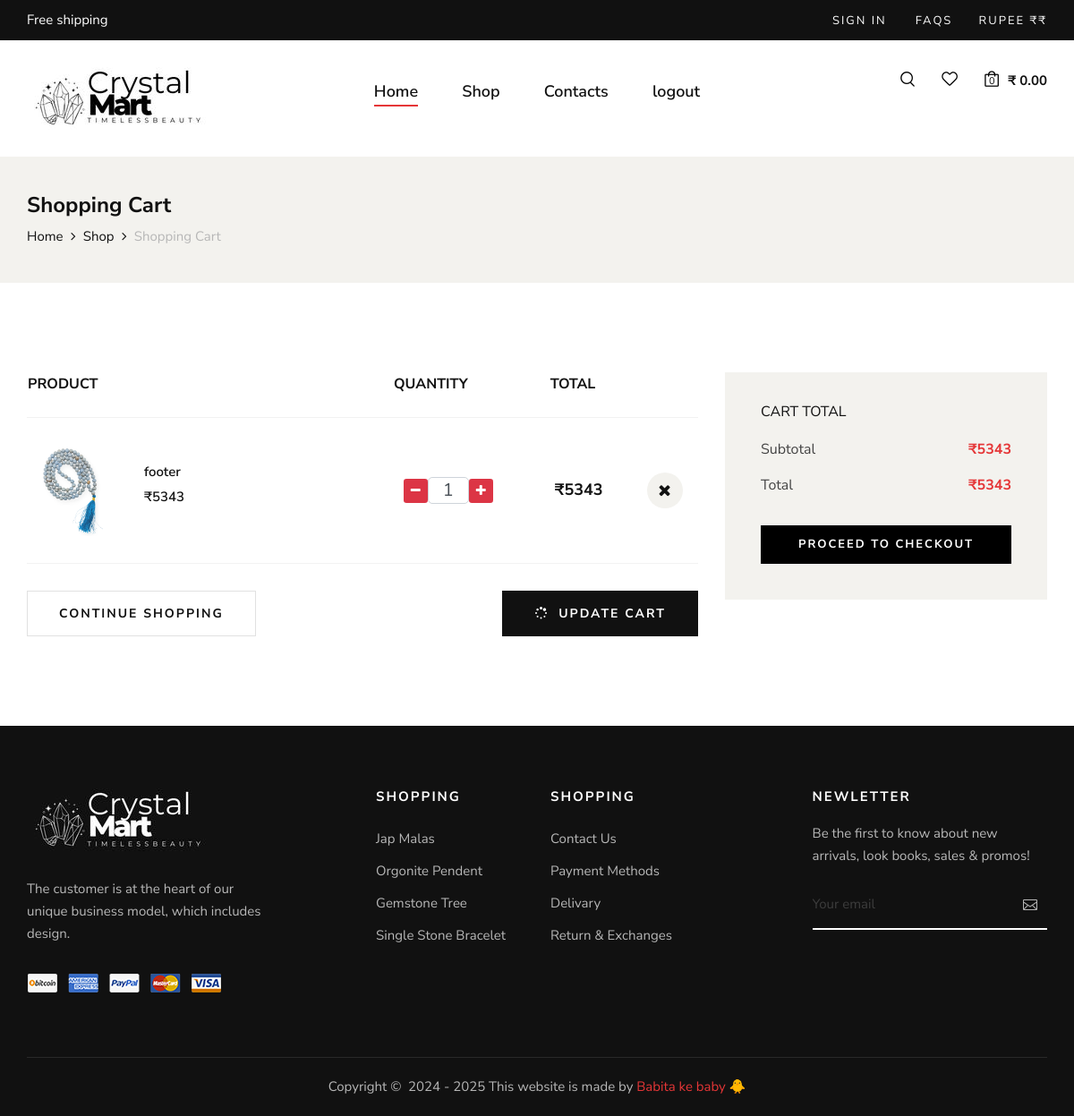
The page /shopping_cart (signed in) on the database its author committed.
### myapp/models.py (models this page shows, shortened)
class add_to_cart(models.Model):
    product_id = models.ForeignKey(product,on_delete=models.CASCADE,blank=True,null=True)
    user_id = models.ForeignKey(user, on_delete=models.CASCADE,blank=True,null=True)
    img=models.ImageField(upload_to="image")
    name=models.CharField(max_length=50)
    price=models.IntegerField()
    qty=models.IntegerField()
    total=models.IntegerField()

### myapp/views.py (the view)
# urls.py: path('shopping_cart', views.shopping_cart, name='shopping_cart'),
def shopping_cart(request):
    uid=user.objects.get(email=request.session['email'])
    aid=add_to_cart.objects.filter(user_id=uid)
    l1=[]
    sub_total=0
    total=0
    for i in aid:
        l1.append(i.total)
    sub_total=sum(l1)
    total=sub_total
    contaxt={
        "aid":aid,
        "sub_total":sub_total,
        "total":total,
        "uid":uid,
    }
    return render(request,"shopping_cart.html",contaxt)

### myapp/templates/shopping_cart.html
{% extends 'index.html' %}
{% load static %}
{% block content %}
    <section class="breadcrumb-option">
        <div class="container">
            <div class="row">
                <div class="col-lg-12">
                    <div class="breadcrumb__text">
                        <h4>Shopping Cart</h4>
                        <div class="breadcrumb__links">
                            <a href="{% url 'index' %}">Home</a>
                            <a href="{% url 'shop' %}">Shop</a>
                            <span>Shopping Cart</span>
                        </div>
                    </div>
                </div>
            </div>
        </div>
    </section>
    <section class="shopping-cart spad">
        <div class="container">
            <div class="row">
                <div class="col-lg-8">
                    <div class="shopping__cart__table">
                        <table>
                            <thead>
                                <tr>
                                    <th>Product</th>
                                    <th style="padding-left: 10px;">Quantity</th>
                                    <th style="padding-left: 43px;">Total</th>
                                    <th></th>
                                </tr>
                            </thead>
                            <tbody>
                                {% for i in aid %}
                                <tr>
                                    <td class="product__cart__item">
                                        <div class="product__cart__item__pic">
                                            <img src="{{i.img.url}}" style="width: 100px;" alt="">
                                        </div>
                                        <div class="product__cart__item__text">
                                            <h6>{{i.name}}</h6>
                                            <h6>&#8377;{{i.price}}</h3>
                                        </div>
                                    </td>
                                    <td style="line-height: 5px;">
                                        <div class="input-group quantity mx-auto" style="width: 100px; ">
                                            <div class="input-group-btn" style="margin-top: 5px;">
                                                <a href="{% url 'cart_minus' i.id %}"
                                                    class="btna btn-sm btn-danger btn-minus">
                                                    <i class="fa fa-minus"></i>
                                                </a>
                                            </div>
                                            <input type="text" style="height: 30px; padding:10px; border-radius: 5px;"
                                                class="form-control form-control-lg  text-center" value="{{i.qty}}">
                                            <div class="input-group-btn" style="margin-top: 5px;">
                                                <a href="{% url 'cart_plus' i.id %}"
                                                    class="btna btn-sm btn-danger btn-plus">
                                                    <i class="fa fa-plus"></i>
                                                </a>
                                            </div>
                                        </div>
                                    </td>
                                    <td class="cart__price p-5">&#8377;{{i.total}}</td>
                                    <td class="cart__close"><a href="{% url 'cart_delete' i.id %}"><i class="fa fa-close"></i></a></td>
                                </tr>
                              {% endfor %}
                            </tbody>
                        </table>
                    </div>
                    <div class="row">
                        <div class="col-lg-6 col-md-6 col-sm-6">
                            <div class="continue__btn">
                                <a href="{% url 'shop' %}">Continue Shopping</a>
                            </div>
                        </div>
                        <div class="col-lg-6 col-md-6 col-sm-6">
                            <div class="continue__btn update__btn">
                                <a href="{% url 'shop' %}"><i class="fa fa-spinner"></i> Update cart</a>
                            </div>
                        </div>
                    </div>
                </div>
                <div class="col-lg-4">
                    <div class="cart__total">
                        <h6>Cart total</h6>
                        <ul>
                            <li>Subtotal <span>&#8377;{{sub_total}}</span></li>
                            <li>Total <span>&#8377;{{total}}</span></li>
                        </ul>
                        <a href="{% url 'checkout' %}" class="primary-btn">Proceed to checkout</a>
                    </div>
                </div>
            </div>
        </div>
    </section>
{% endblock %}

### myapp/static/css/style.css (style rules this page uses)
html, body { height: 100%; font-family: "Nunito Sans", sans-serif; -webkit-font-smoothing: antialiased; }
h1, h2, h3, h4, h5, h6 { margin: 0; color: #111111; font-weight: 400; font-family: "Nunito Sans", sans-serif; }
h4 { font-size: 24px; }
h6 { font-size: 16px; }
img { max-width: 100%; }
ul, ol { padding: 0; margin: 0; }
.spad { padding-top: 100px; padding-bottom: 100px; }
.primary-btn { display: inline-block; font-size: 13px; font-weight: 700; text-transform: uppercase; padding: 14px 30px; color: #ffffff; background: #000000; letter-spacing: 4px; }
.breadcrumb-option { background: #f3f2ee; padding: 40px 0; }
.breadcrumb__text h4 { color: #111111; font-weight: 700; margin-bottom: 8px; }
.breadcrumb__links a { font-size: 15px; color: #111111; margin-right: 18px; display: inline-block; position: relative; }
.breadcrumb__links a:after { position: absolute; right: -14px; top: 0; content: ""; font-family: "FontAwesome"; }
.breadcrumb__links span { font-size: 15px; color: #b7b7b7; display: inline-block; }
.shopping__cart__table { margin-bottom: 30px; }
.shopping__cart__table table { width: 100%; }
.shopping__cart__table table thead { border-bottom: 1px solid #f2f2f2; }
.shopping__cart__table table thead tr th { color: #111111; font-size: 16px; font-weight: 700; text-transform: uppercase; padding-bottom: 25px; }
.shopping__cart__table table tbody tr { border-bottom: 1px solid #f2f2f2; }
.shopping__cart__table table tbody tr td { padding-bottom: 30px; padding-top: 30px; }
.shopping__cart__table table tbody tr td.product__cart__item { width: 400px; }
.shopping__cart__table table tbody tr td.product__cart__item .product__cart__item__pic { float: left; margin-right: 30px; }
.shopping__cart__table table tbody tr td.product__cart__item .product__cart__item__text { overflow: hidden; padding-top: 21px; }
.shopping__cart__table table tbody tr td.product__cart__item .product__cart__item__text h6 { color: #111111; font-size: 15px; font-weight: 600; margin-bottom: 10px; }
.shopping__cart__table table tbody tr td.cart__price { color: #111111; font-size: 18px; font-weight: 700; width: 140px; }
.shopping__cart__table table tbody tr td.cart__close i { font-size: 18px; color: #111111; height: 40px; width: 40px; background: #f3f2ee; border-radius: 50%; line-height: 40px; text-align: center; }
.continue__btn.update__btn { text-align: right; }
.continue__btn.update__btn a { color: #ffffff; background: #111111; border-color: #111111; }
.continue__btn.update__btn a i { margin-right: 5px; }
.continue__btn a { color: #111111; font-size: 14px; font-weight: 700; letter-spacing: 2px; text-transform: uppercase; border: 1px solid #e1e1e1; padding: 14px 35px; display: inline-block; }
.cart__total { background: #f3f2ee; padding: 35px 40px 40px; }
.cart__total h6 { color: #111111; text-transform: uppercase; margin-bottom: 12px; }
.cart__total ul { margin-bottom: 25px; }
.cart__total ul li { list-style: none; font-size: 16px; color: #444444; line-height: 40px; overflow: hidden; }
.cart__total ul li span { font-weight: 700; color: #e53637; float: right; }
.cart__total .primary-btn { display: block; padding: 12px 10px; text-align: center; letter-spacing: 2px; }
@media only screen and (min-width: 1200px) { .container { max-width: 1170px; } }

### rows shown on the page
add_to_cart: img (picture), name "footer", price "5343", qty "1", total "5343"

### other values the page prints
{{ sub_total }} "5343"
{{ total }} "5343"
